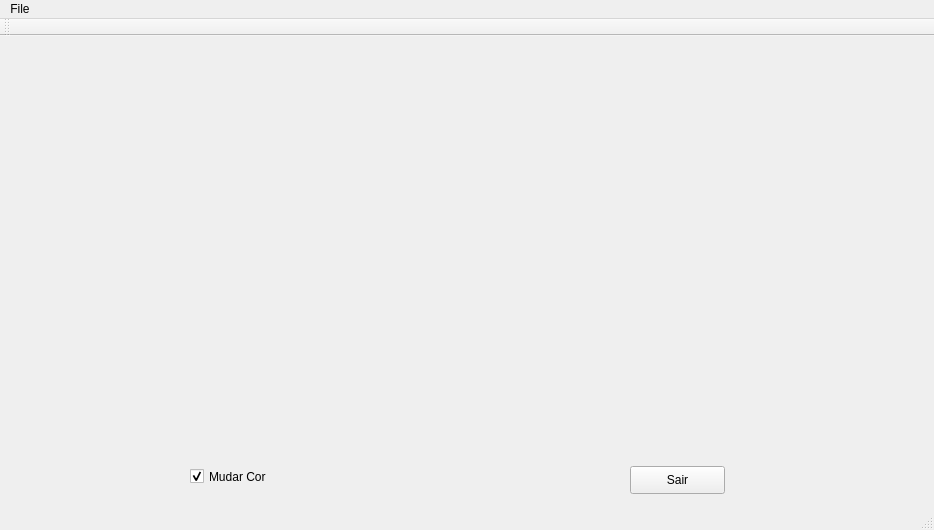
<?xml version="1.0" encoding="UTF-8"?>
<ui version="4.0">
 <class>MainWindow</class>
 <widget class="QMainWindow" name="MainWindow">
  <property name="geometry">
   <rect>
    <x>0</x>
    <y>0</y>
    <width>934</width>
    <height>530</height>
   </rect>
  </property>
  <property name="windowTitle">
   <string>MainWindow</string>
  </property>
  <widget class="QWidget" name="centralWidget">
   <widget class="GLWidget" name="widget" native="true">
    <property name="geometry">
     <rect>
      <x>0</x>
      <y>0</y>
      <width>931</width>
      <height>411</height>
     </rect>
    </property>
    <property name="focusPolicy">
     <enum>Qt::StrongFocus</enum>
    </property>
   </widget>
   <widget class="QPushButton" name="pushButton">
    <property name="geometry">
     <rect>
      <x>630</x>
      <y>430</y>
      <width>95</width>
      <height>28</height>
     </rect>
    </property>
    <property name="text">
     <string>Sair</string>
    </property>
   </widget>
   <widget class="QCheckBox" name="checkBox">
    <property name="geometry">
     <rect>
      <x>190</x>
      <y>430</y>
      <width>101</width>
      <height>21</height>
     </rect>
    </property>
    <property name="text">
     <string>Mudar Cor</string>
    </property>
    <property name="checked">
     <bool>true</bool>
    </property>
   </widget>
  </widget>
  <widget class="QMenuBar" name="menuBar">
   <property name="geometry">
    <rect>
     <x>0</x>
     <y>0</y>
     <width>934</width>
     <height>22</height>
    </rect>
   </property>
   <widget class="QMenu" name="menuFile">
    <property name="title">
     <string>File</string>
    </property>
    <addaction name="actionOpen"/>
   </widget>
   <addaction name="menuFile"/>
  </widget>
  <widget class="QToolBar" name="mainToolBar">
   <attribute name="toolBarArea">
    <enum>TopToolBarArea</enum>
   </attribute>
   <attribute name="toolBarBreak">
    <bool>false</bool>
   </attribute>
  </widget>
  <widget class="QStatusBar" name="statusBar"/>
  <action name="actionOpen">
   <property name="text">
    <string>Open</string>
   </property>
  </action>
 </widget>
 <layoutdefault spacing="6" margin="11"/>
 <customwidgets>
  <customwidget>
   <class>GLWidget</class>
   <extends>QWidget</extends>
   <header>glwidget.h</header>
   <container>1</container>
   <slots>
    <slot>toggleBackgroundColor(bool)</slot>
    <slot>showFileOpenDialog()</slot>
   </slots>
  </customwidget>
 </customwidgets>
 <resources/>
 <connections>
  <connection>
   <sender>pushButton</sender>
   <signal>clicked()</signal>
   <receiver>MainWindow</receiver>
   <slot>close()</slot>
   <hints>
    <hint type="sourcelabel">
     <x>187</x>
     <y>228</y>
    </hint>
    <hint type="destinationlabel">
     <x>199</x>
     <y>149</y>
    </hint>
   </hints>
  </connection>
  <connection>
   <sender>checkBox</sender>
   <signal>toggled(bool)</signal>
   <receiver>widget</receiver>
   <slot>toggleBackgroundColor(bool)</slot>
   <hints>
    <hint type="sourcelabel">
     <x>195</x>
     <y>205</y>
    </hint>
    <hint type="destinationlabel">
     <x>195</x>
     <y>130</y>
    </hint>
   </hints>
  </connection>
  <connection>
   <sender>actionOpen</sender>
   <signal>triggered()</signal>
   <receiver>widget</receiver>
   <slot>showFileOpenDialog()</slot>
   <hints>
    <hint type="sourcelabel">
     <x>-1</x>
     <y>-1</y>
    </hint>
    <hint type="destinationlabel">
     <x>195</x>
     <y>130</y>
    </hint>
   </hints>
  </connection>
 </connections>
</ui>
